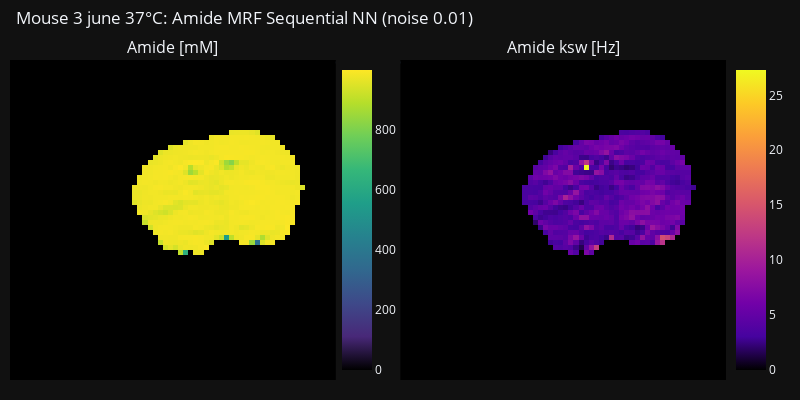

Source (notebook cell):
### Markdown cell above
# Glu plot #

### Code cell
# Create subplots with 1 row and 3 columns, increased horizontal spacing
fig = make_subplots(rows=1, cols=2, horizontal_spacing=0.09, subplot_titles=['Amide [mM]', 'Amide ksw [Hz]'])

heatmap_amide_fs = go.Heatmap(z=quant_maps_amide['fs']*110000*full_mask, colorscale=custom_viridis, coloraxis='coloraxis3')
heatmap_amide_ksw = go.Heatmap(z=quant_maps_amide['ksw']*full_mask, colorscale=custom_plasma, coloraxis='coloraxis4')

fig.add_trace(heatmap_amide_fs, row=1, col=1)
fig.add_trace(heatmap_amide_ksw, row=1, col=2)

fig.update_layout(
    template='plotly_dark',  # Set the theme to plotly dark
    title_text=f"Mouse {subject_i+1} {date} {temp}°C: Amide MRF Sequential NN (noise 0.{glu_noise})",
    showlegend=False,  # Hide legend
    height=400,  # 345
    width=800,  # Set a width based on your preference
    margin=dict(l=10, r=40, t=60, b=20),  # Adjust top and bottom margins
    title=dict(x=0.02, y=0.97)  # Adjust the title position
)

# Add individual titles and separate colorbars
for i, title in enumerate(['Amide (%)', 'Amide ksw [Hz]'], start=1):
    fig.update_xaxes(row=1, col=i, showgrid=False, showticklabels=False)
    fig.update_yaxes(showgrid=False, row=1, col=i, showticklabels=False, autorange='reversed')  # Reverse the y-axis

fig.update_layout(
    coloraxis3=colorbar_mt_fs,
    coloraxis4=colorbar_mt_ksw,
    coloraxis3_colorbar=dict(x=0.45, y=0.5),
    coloraxis4_colorbar=dict(x=1, y=0.5),
)

# Show the plot
fig.show()

pio.write_image(fig, f'{subject_nn_image_path}/amide_sequential_kf.jpeg')

### Figure 1 — Plotly figure (JSON) as saved in the notebook; plotly's stock layout.template omitted (floating-point values rounded to 4 significant figures; data arrays with more than 128 entries replaced by an {"elided": "..."} marker saying what was removed)
{"data": [{"coloraxis": "coloraxis3", "colorscale": [[0.0, "#000000"], [0.1111, "#482878"], [0.2222, "#3e4989"], [0.3333, "#31688e"], [0.4444, "#26828e"], [0.5556, "#1f9e89"], [0.6667, "#35b779"], [0.7778, "#6ece58"], [0.8889, "#b5de2b"], [1.0, "#fde725"]], "z": {"elided": "64x64 float values"}, "type": "heatmap", "xaxis": "x", "yaxis": "y"}, {"coloraxis": "coloraxis4", "colorscale": [[0.0, "#000000"], [0.1111, "#46039f"], [0.2222, "#7201a8"], [0.3333, "#9c179e"], [0.4444, "#bd3786"], [0.5556, "#d8576b"], [0.6667, "#ed7953"], [0.7778, "#fb9f3a"], [0.8889, "#fdca26"], [1.0, "#f0f921"]], "z": {"elided": "64x64 float values"}, "type": "heatmap", "xaxis": "x2", "yaxis": "y2"}], "layout": {"xaxis": {"anchor": "y", "domain": [0.0, 0.455], "showgrid": false, "showticklabels": false}, "yaxis": {"anchor": "x", "domain": [0.0, 1.0], "showgrid": false, "showticklabels": false, "autorange": "reversed"}, "xaxis2": {"anchor": "y2", "domain": [0.545, 1.0], "showgrid": false, "showticklabels": false}, "yaxis2": {"anchor": "x2", "domain": [0.0, 1.0], "showgrid": false, "showticklabels": false, "autorange": "reversed"}, "annotations": [{"font": {"size": 16}, "showarrow": false, "text": "Amide [mM]", "x": 0.2275, "xanchor": "center", "xref": "paper", "y": 1.0, "yanchor": "bottom", "yref": "paper"}, {"font": {"size": 16}, "showarrow": false, "text": "Amide ksw [Hz]", "x": 0.7725, "xanchor": "center", "xref": "paper", "y": 1.0, "yanchor": "bottom", "yref": "paper"}], "title": {"text": "Mouse 3 june 37°C: Amide MRF Sequential NN (noise 0.01)", "x": 0.02, "y": 0.97}, "margin": {"l": 10, "r": 40, "t": 60, "b": 20}, "showlegend": false, "height": 400, "width": 800, "coloraxis3": {"colorscale": [[0.0, "#000000"], [0.1111, "#482878"], [0.2222, "#3e4989"], [0.3333, "#31688e"], [0.4444, "#26828e"], [0.5556, "#1f9e89"], [0.6667, "#35b779"], [0.7778, "#6ece58"], [0.8889, "#b5de2b"], [1.0, "#fde725"]], "colorbar": {"x": 0.45, "y": 0.5}}, "coloraxis4": {"colorscale": [[0.0, "#000000"], [0.1111, "#46039f"], [0.2222, "#7201a8"], [0.3333, "#9c179e"], [0.4444, "#bd3786"], [0.5556, "#d8576b"], [0.6667, "#ed7953"], [0.7778, "#fb9f3a"], [0.8889, "#fdca26"], [1.0, "#f0f921"]], "colorbar": {"x": 1, "y": 0.5}}}}
